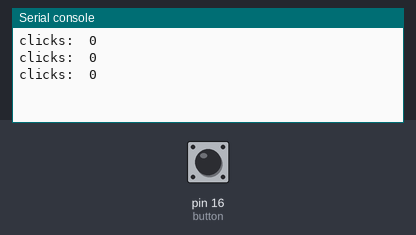
Simulated run of this program. Board: MicroPython board. Shown: the last lines printed to the serial console. The inputs (shaded band) are chosen by the test bench; at power-on: pin 16 (button) HIGH.

Above: at 1.2 s.
1.3 s: pin 16 (button) pulled LOW for 0.15 s
At 1.9 s:
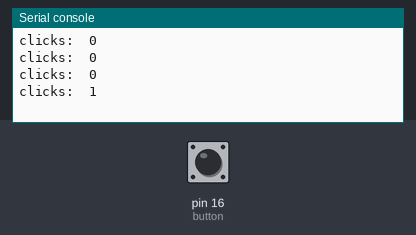
2.9 s: pin 16 (button) pulled LOW for 1 s
At 3.4 s:
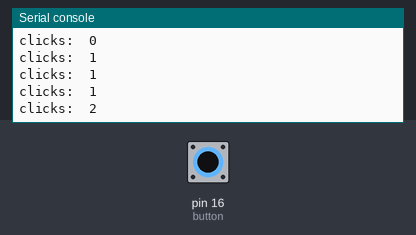
5.4 s: pin 16 (button) pulled LOW for 0.15 s
At 5.9 s:
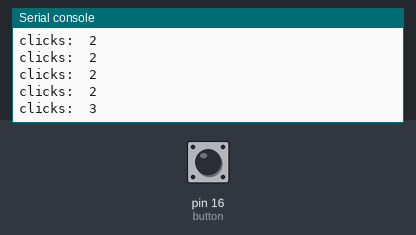
Timing chart, 0 to 8.4 s (numbered marks = the images above; inputs shaded):
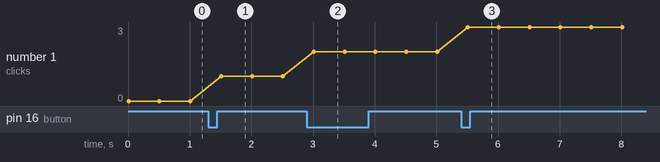

Measured:
- after the input at 1.3 s, the serial console: prints a new line after 0.21 s (image 1)
- after the input at 2.9 s, the serial console: prints a new line after 0.11 s (image 2)
- after the input at 5.4 s, the serial console: prints a new line after 0.11 s (image 3)
- plotted number 1: 0 → 1 after the input at 1.3 s, 1 → 2 after the input at 2.9 s, 2 → 3 after the input at 5.4 s

The program:

button_irq_counter.py
```python
from machine import Pin
from time import ticks_ms, ticks_diff, sleep_ms

sleep_ms(10)


button = Pin(16, Pin.IN, Pin.PULL_UP)
contador = 0
ultimo = 0

def boton_irq(pin):
    global contador, ultimo
    ahora = ticks_ms()
    if ticks_diff(ahora, ultimo) > 80:
        contador += 1
        ultimo = ahora

button.irq(trigger = Pin.IRQ_FALLING, handler = boton_irq)

while True:
    print("clicks: ", contador)
    sleep_ms(500)
```
